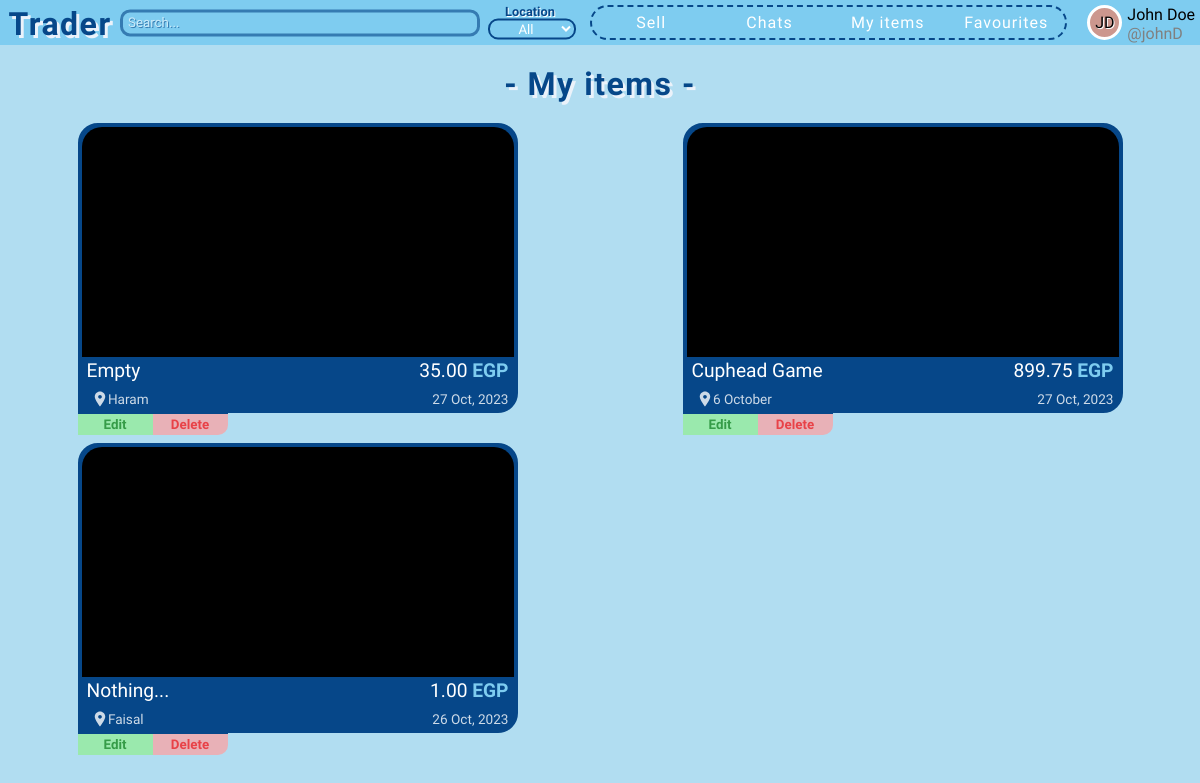
The page /my-items (signed in) on the database its author committed.
### app/models.py (models this page shows)
class User(db.Model, UserMixin):
    id = db.Column(db.Integer, primary_key=True)  # User ID
    firstname = db.Column(db.String(50), nullable=False)  # First name
    lastname = db.Column(db.String(50), nullable=False)  # Last name
    username = db.Column(db.String(30), unique=True, nullable=False)  # Unique username
    email = db.Column(db.String(120), unique=True, nullable=False)  # Unique email
    password = db.Column(db.String(120), nullable=False)  # Password
    profile_color = db.Column(db.String(25), nullable=True, default=None)  # Profile color
    sent_chat = db.relationship('Chat', backref='sent_by_set', lazy=True, foreign_keys='Chat.sent_by')  # Chats sent by this user
    received_chat = db.relationship('Chat', backref='received_by_set', lazy=True, foreign_keys='Chat.received_by')  # Chats received by this user
    items = db.relationship('Item', backref='item_owner', lazy=True)  # Items posted by this user
    contacts = db.relationship('User', secondary=user_contacts,  # Many-to-many relationship for contacts
                               primaryjoin=(user_contacts.c.contact_id == id),
                               secondaryjoin=(user_contacts.c.contacted_id == id),
                               backref=db.backref('contacted_by', lazy='dynamic'),
                               lazy='dynamic')
    favourites = db.relationship('Item', secondary=favourite_items, backref=db.backref('fav_users', lazy='dynamic'))  # Many-to-many relationship for favorite items

class Item(db.Model):
    id = db.Column(db.Integer, primary_key=True)  # Item ID
    title = db.Column(db.String(100), nullable=False)  # Item title
    description = db.Column(db.Text, nullable=False)  # Item description
    location = db.Column(db.String(100), nullable=False)  # Item location
    price = db.Column(db.Float, default=0, nullable=False)  # Item price
    is_sold = db.Column(db.Boolean, default=False)  # Is item sold?
    created_at = db.Column(db.DateTime)  # Item creation timestamp
    owner = db.Column(db.Integer, db.ForeignKey("user.id"), nullable=False)  # Owner of the item
    images = db.relationship('Image', backref='images_set', lazy=True)  # Images associated with the item
    chats = db.relationship('Chat', backref='chats_set', lazy=True)  # Chats related to the item

### app/routes.py (the view)
@app.get("/my-items")
@login_required
def my_items():
    items = Item.query.filter_by(owner=current_user.id).order_by(Item.created_at.desc()).all()
    return render_template('my-items.html', items=items)

### app/__init__.py (called while the page is built)
def price_format(float):
    return '{:,.2f}'.format(float)

### app/routes.py (called while the page is built)
@login_manager.user_loader
def load_user(user_id):
    return User.query.get(int(user_id))

### app/templates/my-items.html (shortened to what this page needs)
{% extends 'base.html' %}
{% block head %}
    <link rel="stylesheet" href="{{ url_for('static', filename='css/partials/item.css') }}">
{% endblock %}
{% block nav_search %}nav-search{% endblock %}
{% block search_location %}
    <input type="search" class="search" placeholder="Search...">
    <div class="location-cont">
        <div>Location</div>
        <select name="location" class="location" title="Location">
            <option class="all" value="">All</option>
        </select>
    </div>
{% endblock %}
{% block content %}
    <header class="pge-header" style="margin: 15px;">- My items -</header>
    <div class="items-cont seller-items-cont">
        {% for item in items %}
            {% with seller_page=True, all_items_page=True %}
                {% include 'partials/item.html' %}
            {% endwith %}
        {% endfor %}
    </div>
{% endblock %}

### app/templates/partials/user-card.html
<div class="user-logo-cont" style="background-color: #{{ current_user.profile_color }};">
    <div class="user-logo">{{ current_user.firstname[0]|upper }}{{ current_user.lastname[0]|upper }}</div>
</div>
<div class="first-last-name">{{ current_user.firstname|title }} {{ current_user.lastname|title }}</div>
<span class="username">@{{ current_user.username }}</span>

### app/templates/partials/item.html (shortened to what this page needs)
<div class="single-item-cont location-{% if item.location == '6 October' %}october{% else %}{{ item.location|lower }}{% endif %}" id="item-{{ item.id }}">
    <a class="item" href="{{ url_for('single_item', item_id=item.id) }}">
        <div class="img-cont">
        </div>
        <div class="upper">
            <div class="item-title">{{ item.title }}</div>
            <div class="item-price">{{ price_format(item.price) }} <span class="egp">EGP</span></div>
        </div>
        <div class="lower">
            <div class="item-location">
                <svg
                    width="18px"
                    height="18px"
                    xmlns="http://www.w3.org/2000/svg"
                    viewBox="0 0 24 24"
                    fill="#fff"
                >
                    <path d="M12 2C8.13 2 5 5.13 5 9c0 4.25 7 13 7 13s7-8.75 7-13c0-3.87-3.13-7-7-7zm0 9.5c-1.38 0-2.5-1.12-2.5-2.5s1.12-2.5 2.5-2.5 2.5 1.12 2.5 2.5-1.12 2.5-2.5 2.5z" />
                </svg> {{ item.location }}
            </div>
            <div>{{ date_format(item.created_at) }}</div>
        </div>
    </a>
    {% if seller_page %}
    <div class="seller-page-btns">
        {% if all_items_page %}
        <div class="edit-delete">
            <button class="edit-btn" id="edit-{{ item.id }}">Edit</button>
            <button class="delete-btn" id="delete-{{ item.id }}">Delete</button>
        </div>
        {% endif %}
    </div>
    {% endif %}
</div>

### app/static/css/base.css (style rules this page uses)
* { font-family: 'Varela Round', serif; box-sizing: border-box; margin: 0; padding: 0; font-size: bolder; }
body { background-color: #B1DDF1; color: white; height: 100vh; }
.app-name, .pge-header { position: relative; top: 5px; font-family: Cookie; font-weight: bolder; font-size: 2rem; text-align: center; letter-spacing: 1.5px; text-decoration: none; color: #064789; text-shadow: 3px 3px #EBF2FA; transition: all 0.3s; }
nav .search { position: relative; top: 50%; transform: translateY(-50%); border-radius: 10px; padding: 5px; height: 1.7rem; border: 3px solid #064789; background-color: #7eccf0; opacity: 0.6; }
nav .search::placeholder { color: white; text-shadow: 1px 1px #064789; }
nav .location-cont { position: relative; top: 50%; transform: translateY(-50%); margin: 0 5px; padding: 3px; color: #064789; font-weight: bolder; font-size: 0.8rem; text-shadow: 1px 1px white; text-align: center; }
nav .location { background-color: #7eccf0; border: 2px solid #064789; border-radius: 10px; color: white; width: fit-content; height: fit-content; padding: 0 3px; text-align: center; }

### app/static/css/partials/user-card.css (style rules this page uses)
.user-logo-cont { display: flex; justify-content: center; align-items: center; background-color: #7eccf0; width: 35px; height: 35px; border: 3px solid white; border-radius: 50%; text-shadow: 1px 1px white; grid-row: span 2; }
.user-logo { font-family: Amita; }
.username { color: gray; }

### app/static/css/partials/item.css (style rules this page uses)
.items-cont { display: grid; grid-template-columns: repeat(auto-fill, minmax(450px, 1fr)); gap: 10px 10px; padding: 10px 0; }
.single-item-cont { position: relative; width: 440px; margin: auto; transition: transform 0.5s; }
.item { position: relative; display: flex; flex-direction: column; justify-content: space-between; text-decoration: none; color: white; width: 440px; height: 290px; background-color: #064789; border-radius: 20px; border: 4px solid #064789; cursor: pointer; }
.img-cont { border-radius: 20px 20px 0 0; position: relative; background-color: black; overflow: hidden; height: 85%; }
.upper, .lower { display: flex; justify-content: space-between; align-items: baseline; padding: 2px 5px; }
.upper { font-size: 1.2rem; }
span.egp { color: #7eccf0; font-weight: bolder; }
.lower { font-size: 0.85rem; opacity: 0.8; }
.lower svg { position: relative; top: 3.5px; left: 4px; }
.seller-items-cont { gap: 30px 10px; }
.seller-items-cont .item { border-bottom-left-radius: 0; }
.seller-page-btns .edit-delete { position: absolute; bottom: -22px; color: black; display: flex; justify-content: space-evenly; width: 150px; border-bottom-right-radius: 10px; overflow: hidden; border-top: 2px solid #064789; }
.seller-page-btns button { width: 100%; border-style: none; font-weight: bolder; cursor: pointer; opacity: 0.7; }
.seller-page-btns .edit-btn { padding: 3px; border-color: green; color: green; background-color: lightgreen; }
.seller-page-btns .delete-btn { padding: 3px; border-color: red; color: red; background-color: rgb(255, 159, 159); }

### rows shown on the page
User: firstname "J", lastname "D", firstname "John", lastname "Doe", username "johnD"
Item: title "Empty", price "35.00", location "Haram", created_at "27 Oct, 2023"
Item: title "Cuphead Game", price "899.75", location "6 October", created_at "27 Oct, 2023"
Item: title "Nothing...", price "1.00", location "Faisal", created_at "26 Oct, 2023"
